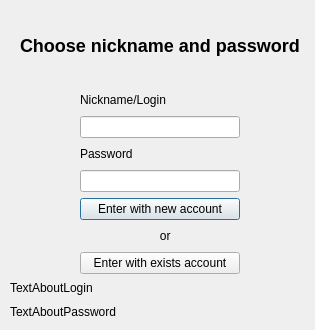
<?xml version="1.0" encoding="UTF-8"?>
<ui version="4.0">
 <class>Registration</class>
 <widget class="QDialog" name="Registration">
  <property name="geometry">
   <rect>
    <x>0</x>
    <y>0</y>
    <width>315</width>
    <height>330</height>
   </rect>
  </property>
  <property name="windowTitle">
   <string>Dialog</string>
  </property>
  <widget class="QWidget" name="verticalLayoutWidget">
   <property name="geometry">
    <rect>
     <x>80</x>
     <y>90</y>
     <width>160</width>
     <height>184</height>
    </rect>
   </property>
   <layout class="QVBoxLayout" name="verticalLayout">
    <item>
     <widget class="QLabel" name="label">
      <property name="text">
       <string>Nickname/Login</string>
      </property>
     </widget>
    </item>
    <item>
     <widget class="QLineEdit" name="lineEdit"/>
    </item>
    <item>
     <widget class="QLabel" name="label_2">
      <property name="text">
       <string>Password</string>
      </property>
     </widget>
    </item>
    <item>
     <widget class="QLineEdit" name="lineEdit_2"/>
    </item>
    <item>
     <widget class="QPushButton" name="pushButton">
      <property name="text">
       <string>Enter with new account</string>
      </property>
     </widget>
    </item>
    <item>
     <widget class="QLabel" name="label_3">
      <property name="text">
       <string>                        or</string>
      </property>
     </widget>
    </item>
    <item>
     <widget class="QPushButton" name="pushButton_2">
      <property name="text">
       <string>Enter with exists account</string>
      </property>
     </widget>
    </item>
   </layout>
  </widget>
  <widget class="QWidget" name="verticalLayoutWidget_2">
   <property name="geometry">
    <rect>
     <x>10</x>
     <y>279</y>
     <width>291</width>
     <height>41</height>
    </rect>
   </property>
   <layout class="QVBoxLayout" name="verticalLayout_2">
    <item>
     <widget class="QLabel" name="label_5">
      <property name="text">
       <string>TextAboutLogin</string>
      </property>
     </widget>
    </item>
    <item>
     <widget class="QLabel" name="label_4">
      <property name="text">
       <string>TextAboutPassword</string>
      </property>
     </widget>
    </item>
   </layout>
  </widget>
  <widget class="QLabel" name="label_6">
   <property name="geometry">
    <rect>
     <x>20</x>
     <y>0</y>
     <width>291</width>
     <height>91</height>
    </rect>
   </property>
   <property name="text">
    <string>&lt;h2&gt;Choose nickname and password&lt;/h2&gt;

</string>
   </property>
  </widget>
 </widget>
 <resources/>
 <connections/>
</ui>
